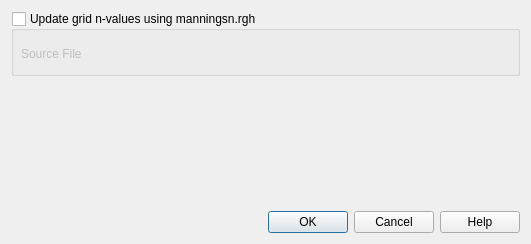
<?xml version="1.0" encoding="UTF-8"?>
<ui version="4.0">
 <class>Dialog</class>
 <widget class="QDialog" name="Dialog">
  <property name="geometry">
   <rect>
    <x>0</x>
    <y>0</y>
    <width>531</width>
    <height>244</height>
   </rect>
  </property>
  <property name="windowTitle">
   <string>RGH</string>
  </property>
  <layout class="QGridLayout" name="gridLayout">
   <item row="7" column="0">
    <widget class="QDialogButtonBox" name="buttonBox">
     <property name="orientation">
      <enum>Qt::Horizontal</enum>
     </property>
     <property name="standardButtons">
      <set>QDialogButtonBox::Cancel|QDialogButtonBox::Help|QDialogButtonBox::Ok</set>
     </property>
    </widget>
   </item>
   <item row="2" column="0">
    <widget class="QGroupBox" name="mannings_n_rgh">
     <property name="enabled">
      <bool>true</bool>
     </property>
     <property name="title">
      <string>Update grid n-values using manningsn.rgh</string>
     </property>
     <property name="checkable">
      <bool>true</bool>
     </property>
     <property name="checked">
      <bool>false</bool>
     </property>
     <widget class="QWidget" name="layoutWidget">
      <property name="geometry">
       <rect>
        <x>10</x>
        <y>30</y>
        <width>491</width>
        <height>26</height>
       </rect>
      </property>
      <layout class="QHBoxLayout" name="horizontalLayout">
       <item>
        <widget class="QLabel" name="label">
         <property name="maximumSize">
          <size>
           <width>200</width>
           <height>16777215</height>
          </size>
         </property>
         <property name="text">
          <string>Source File</string>
         </property>
        </widget>
       </item>
       <item>
        <widget class="QgsFileWidget" name="mannings_n_rgh_path"/>
       </item>
      </layout>
     </widget>
    </widget>
   </item>
   <item row="5" column="0" rowspan="2">
    <spacer name="verticalSpacer">
     <property name="orientation">
      <enum>Qt::Vertical</enum>
     </property>
     <property name="sizeHint" stdset="0">
      <size>
       <width>20</width>
       <height>40</height>
      </size>
     </property>
    </spacer>
   </item>
  </layout>
 </widget>
 <customwidgets>
  <customwidget>
   <class>QgsFileWidget</class>
   <extends>QWidget</extends>
   <header>qgsfilewidget.h</header>
  </customwidget>
 </customwidgets>
 <resources/>
 <connections>
  <connection>
   <sender>buttonBox</sender>
   <signal>accepted()</signal>
   <receiver>Dialog</receiver>
   <slot>accept()</slot>
   <hints>
    <hint type="sourcelabel">
     <x>248</x>
     <y>254</y>
    </hint>
    <hint type="destinationlabel">
     <x>157</x>
     <y>274</y>
    </hint>
   </hints>
  </connection>
  <connection>
   <sender>buttonBox</sender>
   <signal>rejected()</signal>
   <receiver>Dialog</receiver>
   <slot>reject()</slot>
   <hints>
    <hint type="sourcelabel">
     <x>316</x>
     <y>260</y>
    </hint>
    <hint type="destinationlabel">
     <x>286</x>
     <y>274</y>
    </hint>
   </hints>
  </connection>
 </connections>
</ui>
